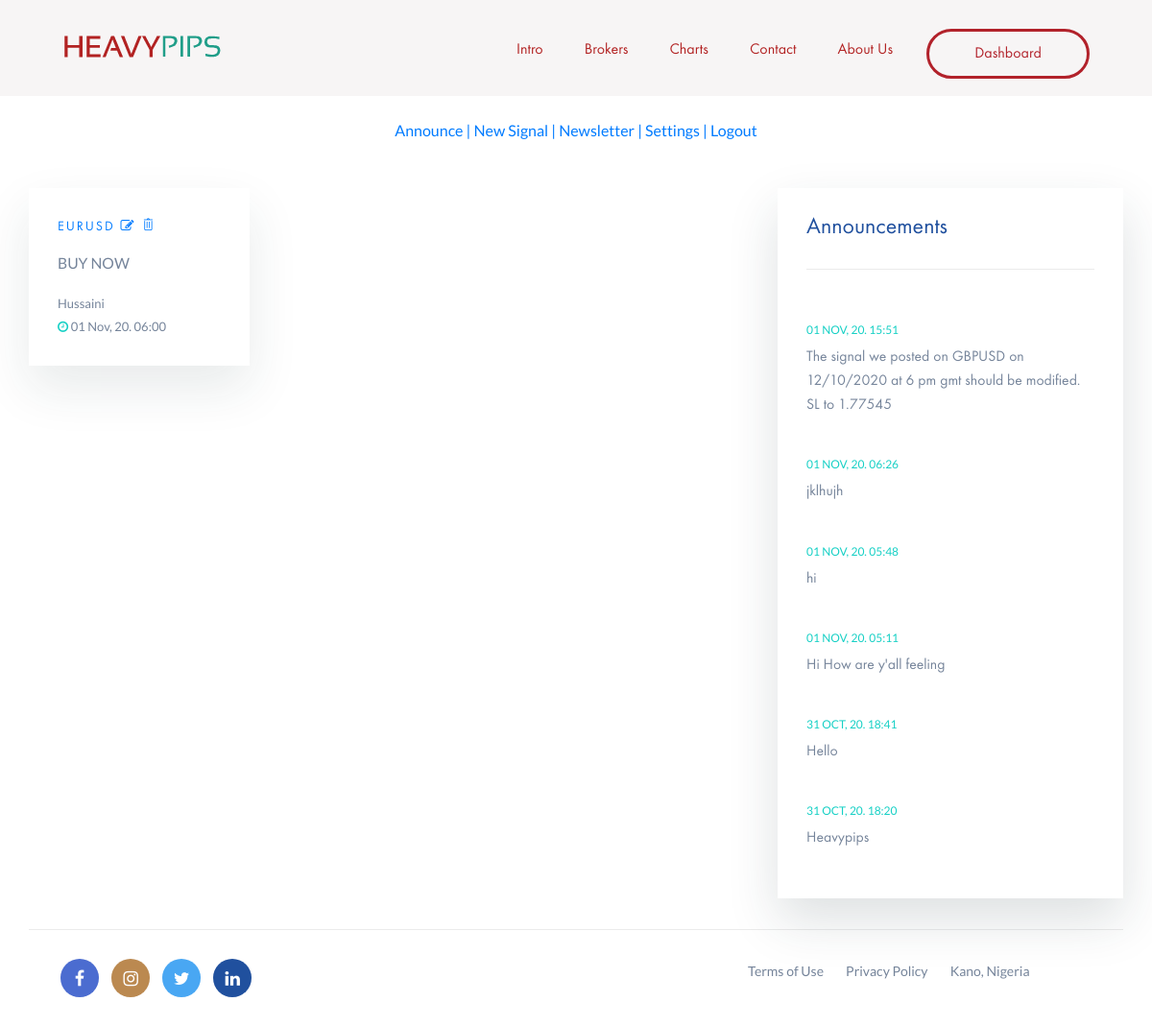
The app's page /dashboard/ (signed in) with its own data.
### signalsection/models.py (models this page shows, shortened)
class Signal(models.Model):
    pair = models.CharField(max_length=50)
    body = models.TextField(null=False, blank=False)
    date_posted = models.DateTimeField(default=timezone.now)
    author = models.ForeignKey(settings.AUTH_USER_MODEL, on_delete=models.CASCADE)
    category = models.ForeignKey('Category', on_delete=models.SET_NULL, null=True)

class Category(models.Model):
    name = models.CharField(max_length=100)
    slug = models.SlugField(max_length=150, unique=True)
    class Meta:
        verbose_name = 'category'
        verbose_name_plural = 'categories'
    def __str__(self):
        return self.name

class Announcement(models.Model):
    body = RichTextUploadingField(blank=False, null=False, config_name='special', external_plugin_resources=[(
        'youtube',
        '/static/signalsection/vendor/ckeditor_plugins/youtube/youtube/',
        'plugin.js'
    )])
    date_posted = models.DateTimeField(default=timezone.now)
    author = models.ForeignKey(settings.AUTH_USER_MODEL, on_delete=models.CASCADE)

class Address(models.Model):
    address = models.CharField(default='', max_length=50)
    def __str__(self):
        return self.address

### users/models.py (models this page shows)
class CustomUser(AbstractUser):
    username = None
    email = models.EmailField(_('email address'), unique=True,
                              error_messages={
                                  'unique': _("A user with that email already exists."),
                              },
                              max_length=150,
                              )
    phone = PhoneNumberField(max_length=30, unique=True, null=True, blank=False,
                             error_messages={
                                 'unique': _("A user with that phone number already exists."),
                             },
                             help_text='We will be sending you signals through this phone number.'
                             )
    allowaccess = models.BooleanField(_('allow access'), default=False, null=True, blank=True, help_text='allow access to signals')
    is_signalmanager = models.BooleanField(_('is signal manager'), default=False,
                                           help_text='let this user post signals', null=True, blank=True)
    is_newslettermanager = models.BooleanField(_('is newsletter manager'),default=False,
                                               help_text='let this user send newsletters', null=True, blank=True)
    birth_date = models.DateField(null=True, blank=True)
    USERNAME_FIELD = 'email'
    REQUIRED_FIELDS = []
    objects = CustomUserManager()

### signalsection/views.py (the view)
# urls.py: path('dashboard/', Dashboard.as_view(), name='dashboard'),
class Dashboard(LoginRequiredMixin, ListView):
    model = Signal
    template_name = 'signalsection/dashboard.html'
    context_object_name = 'signals'
    ordering = ['-date_posted']
    paginate_by = 9
    def get_context_data(self, *, object_list=None, **kwargs):
        context = super().get_context_data(**kwargs)
        title = 'Dashboard'
        today = datetime.datetime.now()
        last3 = datetime.timedelta(days=2)
        finaldays = today - last3
        announcement = Announcement.objects.filter(date_posted__gte=finaldays).order_by('-date_posted')
        context['announcement'] = announcement
        context['title'] = title
        return context

### signalsection/templates/signalsection/dashboard.html (shortened to what this page needs)
{% extends "signalsection/base.html" %}
{% load crispy_forms_tags %}
{% load static %}
{% block content %}
			<section class="page-info-section">
			</section>
		{% if user.is_authenticated %}
			<div class="col-md-12 text-center mt-4">
				{% if user.is_signalmanager %}
				<a class="post-date" href="{% url 'announcement' %}">Announce | </a>
				<a class="post-date" href="{% url 'signal-create' %}">New Signal | </a>
				{% endif %}
				{% if user.is_newslettermanager %}
				<a class="post-date" href="{% url 'newsletter' %}">  Newsletter  | </a>
				{% endif %}
				<a class="post-date" href="{% url 'settings' %}">  Settings | </a>
				<a class="post-date" href="{% url 'logout' %}">  Logout</a>
			</div>
		{% endif %}
		{% if request.user.customer.membership or request.user.allowaccess %}
			<section class="single-blog-page mt-5">
				<div class="container">
					<div class="row">
						<div class="col-lg-8">
							<div class="row">
							{% for signal in signals %}
								<div class="col-md-4 mb-3">
									<div class="blog-item">
										<div class="blog-text">
											<div class="post-date"><a href="#">{{ signal.category }}</a>{% if signal.author == user or request.user.is_staff %}
																											<a class="fa fa-edit text-right" href="{% url 'signal-update' signal.id %}"></a>
																											<a class="ti-trash text-right" href="{% url 'signal-delete' signal.id %}"></a>
																										{% endif %}
											</div>
											<p>{{ signal.body|safe }}</p>
											<div class="post-meta">
												{% if request.user.is_staff %}
												<a href=""> {{ signal.author.first_name }}</a><br>
												{% endif %}
												<a href=""><i class="fa fa-clock-o"></i> {{ signal.date_posted|date:"d M, y. H:i" }}</a>
											</div>
										</div>
									</div>
								</div>
							{% endfor %}
							</div>
						</div>
						<div class="col-lg-4 col-md-6 sideber pt-5 pt-lg-0">
						<div class="widget-area">
							<div class="widget">
							<h4 class="widget-title">Announcements</h4>
							<ul class="popular-posts">
								{% for announcement in announcement %}
								<br>
									<span>{{ announcement.date_posted|date:"d M, y. H:i" }}</span>
									<h3>{{ announcement.body|safe }}</h3>
								{% endfor %}
							</ul>
						</div>
						</div>
						</div>
					</div>
				</div>
			</section>
		{% endif %}
{% endblock %}

### signalsection/templates/signalsection/base.html (shortened to what this page needs)
{% load static %}
<!DOCTYPE html>
<html lang="en">
<head>
	<link rel="stylesheet" href="{% static 'signalsection/css/bootstrap.min.css' %}"/>
	<link rel="stylesheet" href="{% static 'signalsection/css/font-awesome.min.css' %}"/>
	<link rel="stylesheet" href="{% static 'signalsection/css/themify-icons.css' %}"/>
	<link rel="stylesheet" href="{% static 'signalsection/css/animate.css' %}"/>
	<link rel="stylesheet" href="{% static 'signalsection/css/owl.carousel.css' %}"/>
	<link rel="stylesheet" href="{% static 'signalsection/css/style.css' %}"/>
</head>
<body>
	<header class="header-section clearfix">
		<div class="container-fluid">
			<a href="{% url 'home' %}" class="site-logo">
				<img src="{% static 'signalsection/img/logo.png' %}" alt="">
			</a>
			{% if user.is_authenticated %}
			<a href="{% url 'dashboard' %}" class="site-btn">Dashboard</a>
			{% else %}
			<a href="{% url 'login' %}" class="site-btn">Sign In</a>
			{% endif %}
			<nav class="main-menu">
				<ul class="menu-list">
					<li><a href="{% url 'introduction' %}">Intro</a></li>
					<li><a href="{% url 'brokers' %}">Brokers</a></li>
					<li><a href="{% url 'charts' %}">Charts</a></li>
					<li><a href="{% url 'contact' %}">Contact</a></li>
					<li><a href="{% url 'about' %}">About Us</a></li>
				</ul>
			</nav>
		</div>
	</header>
	{% block content %}{% endblock %}
	<footer class="footer-section">
		<div class="container">
			<div class="footer-bottom">
				<div class="row">
					<div class="col-md-6 col-lg-3 footer-widget pl-lg-5 pl-3">
						<div class="social">
							{% if social.instagram %}
							<a href="{{ social.facebook }}" class="facebook" target="_blank"><i class="fa fa-facebook"></i></a>
							{% endif %}
							{% if social.instagram %}
							<a href="{{ social.instagram }}" class="instagram" target="_blank"><i class="fa fa-instagram"></i></a>
							{% endif %}
							{% if social.instagram %}
							<a href="{{ social.twitter }}" class="twitter" target="_blank"><i class="fa fa-twitter"></i></a>
							{% endif %}
							{% if social.instagram %}
							<a href="{{ social.linkedin }}" class="linkedin" target="_blank"><i class="fa fa-linkedin"></i></a>
							{% endif %}
						</div>
					</div>
					<div class="col-lg-8 text-center text-lg-right">
						<ul class="footer-nav">
							<li><a href="{% url 'terms' %}">Terms of Use</a></li>
							<li><a href="{% url 'privacy' %}">Privacy Policy </a></li>
							{% if address %}
							<li><a href="/">{{ address }}</a></li>
							{% endif %}
						</ul>
					</div>
				</div>
			</div>
		</div>
	</footer>
</body>
</html>

### signalsection/static/signalsection/css/style.css (style rules this page uses)
html, body { height: 100%; font-family: "Lato", sans-serif; -webkit-font-smoothing: antialiased; font-smoothing: antialiased; }
h1, h2, h3, h4, h5, h6 { color: #20509e; margin: 0; font-weight: 500; font-family: "Futura", sans-serif; }
h3 { font-size: 30px; }
h4 { font-size: 24px; }
p { font-size: 15.7px; color: #75849a; line-height: 1.6; }
img { max-width: 100%; }
ul, ol { padding: 0; margin: 0; }
.site-btn { position: relative; display: inline-block; padding: 15px 30px; font-size: 16px; font-weight: 500; line-height: 16px; border-radius: 50px; font-family: "Futura", sans-serif; min-width: 170px; text-align: center; border: 3px solid #B2222B; cursor: pointer; color: #b2222b; }
.header-section { position: absolute; width: 100%; top: 0; padding: 30px 50px 0; z-index: 99; }
.header-section .site-btn { float: right; margin-left: 60px; }
.main-menu { float: right; }
.menu-list { list-style: none; }
.menu-list li { display: inline; }
.menu-list li a { display: inline-block; font-family: "Futura", sans-serif; font-size: 16px; padding: 10px 5px; margin-right: 30px; color: #B22222; }
.blog-text { background: #fff; padding: 30px; -webkit-box-shadow: 0px 23px 49px rgba(33, 54, 61, 0.1); box-shadow: 0px 23px 49px rgba(33, 54, 61, 0.1); }
.blog-text .post-date { font-size: 14px; font-family: "Futura", sans-serif; color: #16d0c5; text-transform: uppercase; margin-bottom: 15px; display: block; letter-spacing: 2px; }
.blog-text .post-meta a { font-size: 13px; color: #75849a; margin-right: 25px; }
.blog-text .post-meta a:last-child { margin-right: 0; }
.blog-text .post-meta a i { color: #16d0c5; }
.social a { width: 40px; height: 40px; border-radius: 50%; color: #fff; display: inline-block; margin-right: 10px; text-align: center; padding-top: 7px; font-size: 18px; }
.social a:last-child { margin-right: 0; }
.social .facebook { background: #4b6cd0; }
.social .instagram { background: #bb8950; }
.social .twitter { background: #49a7f3; }
.social .linkedin { background: #20509e; }
.footer-bottom { border-top: 1px solid #ebebeb; padding: 30px 0; }
.footer-nav { list-style: none; }
.footer-nav li { display: inline-block; }
.footer-nav li a { color: #75849a; font-size: 14px; margin-left: 20px; }
.page-info-section { height: 100px; background-image: url("../img/page-info-bg.png"); background-size: cover; background-position: center; background-repeat: no-repeat; position: relative; overflow: hidden; display: block; padding-top: 100px; }
.widget-area { padding: 30px; -webkit-box-shadow: 0px 23px 49px rgba(33, 54, 61, 0.15); box-shadow: 0px 23px 49px rgba(33, 54, 61, 0.15); margin-bottom: 32px; }
.widget-area .widget-title { margin-bottom: 25px; }
.widget-area .widget { margin-bottom: 20px; }
.widget-area .widget .widget-title { padding-bottom: 30px; margin-bottom: 30px; border-bottom: 1px solid #ebebeb; line-height: 24px; }
.widget-area .widget ul { list-style: none; }
.widget-area .widget .popular-posts span { color: #16d0c5; font-size: 12px; display: block; margin-bottom: 7px; text-transform: uppercase; }
@media (min-width: 1200px) { .container { max-width: 1170px; } }
@media (max-width: 1425px) { .header-section .site-btn { margin-left: 0; } }
@media (max-width: 1425px) { .hero-section, .page-info-section { background-position: right 30% top; } }

### records on screen
Signal: category "EURUSD", body "BUY NOW", author.first_name "Hussaini", date_posted "01 Nov, 20. 06:00"
Announcement: date_posted "01 NOV, 20. 15:51", body "The signal we posted on GBPUSD on 12/10/2020 at 6 pm gmt should be modified. SL to 1.77545"
Announcement: date_posted "01 NOV, 20. 06:26", body "jklhujh"
Announcement: date_posted "01 NOV, 20. 05:48", body "hi"
Announcement: date_posted "01 NOV, 20. 05:11", body "Hi How are y'all feeling"
Announcement: date_posted "31 OCT, 20. 18:41", body "Hello"
Announcement: date_posted "31 OCT, 20. 18:20", body "Heavypips"
Address: address "Kano, Nigeria"
